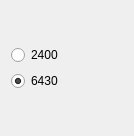
<?xml version="1.0" encoding="UTF-8"?>
<ui version="4.0">
 <class>ModelDialog</class>
 <widget class="QDialog" name="ModelDialog">
  <property name="geometry">
   <rect>
    <x>0</x>
    <y>0</y>
    <width>134</width>
    <height>136</height>
   </rect>
  </property>
  <property name="windowTitle">
   <string>Model Select</string>
  </property>
  <layout class="QGridLayout" name="gridLayout">
   <item row="0" column="0">
    <layout class="QVBoxLayout" name="verticalLayout">
     <item>
      <widget class="QRadioButton" name="radioButton">
       <property name="text">
        <string>2400</string>
       </property>
      </widget>
     </item>
     <item>
      <widget class="QRadioButton" name="radioButton_2">
       <property name="text">
        <string>6430</string>
       </property>
       <property name="checked">
        <bool>true</bool>
       </property>
      </widget>
     </item>
    </layout>
   </item>
  </layout>
 </widget>
 <resources/>
 <connections/>
</ui>
